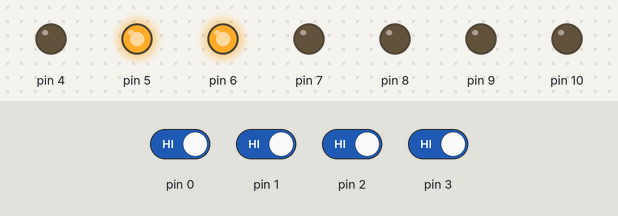
Bench run of a sketch on a simulated Arduino Uno, built with avr-gcc and run on an emulated ATmega328P. Shown: output pins drawn as LEDs (lit = HIGH). The test bench sets the inputs (shaded band); at power-on: pin 0–3 HIGH.

Above: at 1.2 s.
1.3 s: pin 0 driven LOW and pin 1 driven LOW and pin 2 driven LOW and pin 3 driven LOW
At 2.2 s:
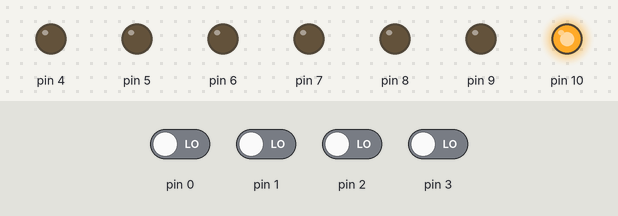
2.8 s: pin 0 driven HIGH
At 3.3 s:
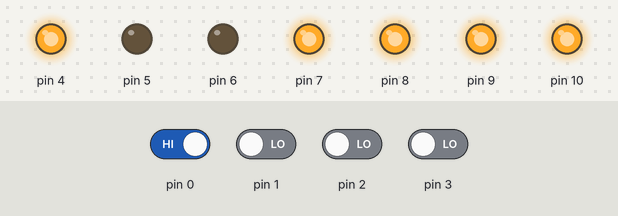
4.3 s: pin 0 driven LOW
At 5.7 s:
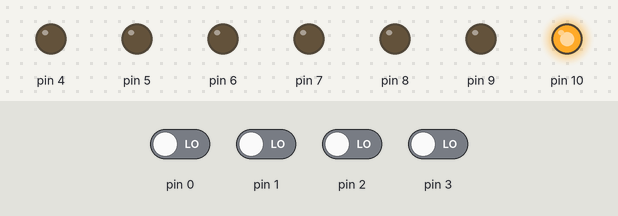
Timing chart, 0 to 7.3 s (numbered marks = the images above; inputs shaded):
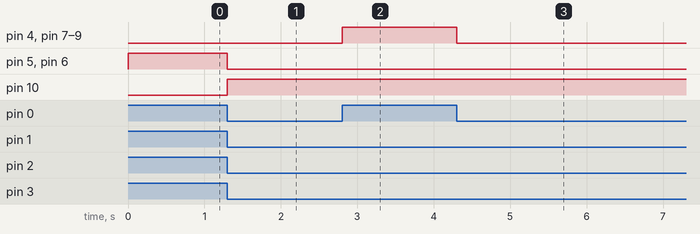

The sketch:

anodo.ino
```cpp
int uno = 0;
int dos = 0;
int cuatro = 0;
int ocho = 0;

void setup()
{
  pinMode(0,INPUT);
  pinMode(1,INPUT);
  pinMode(2,INPUT);
  pinMode(3,INPUT);

  pinMode(4,OUTPUT);//A
  pinMode(5,OUTPUT);//B
  pinMode(6,OUTPUT);//C
  pinMode(7,OUTPUT);//D
  pinMode(8,OUTPUT);//E
  pinMode(9,OUTPUT);//F
  pinMode(10,OUTPUT);//G
}

void loop()
{
  uno = digitalRead(0);
  dos = digitalRead(1);
  cuatro = digitalRead(2);
  ocho = digitalRead(3);

  if(uno == LOW && dos == LOW && cuatro == LOW && ocho == LOW)
  {
    digitalWrite(4,LOW);//A
  	digitalWrite(5,LOW);//B
  	digitalWrite(6,LOW);//C
  	digitalWrite(7,LOW);//D
  	digitalWrite(8,LOW);//E
  	digitalWrite(9,LOW);//F
  	digitalWrite(10,HIGH);//G
  }
  else if(uno == HIGH && dos == LOW && cuatro == LOW && ocho == LOW)
  {
    digitalWrite(4,HIGH);//A
  	digitalWrite(5,LOW);//B
  	digitalWrite(6,LOW);//C
  	digitalWrite(7,HIGH);//D
  	digitalWrite(8,HIGH);//E
  	digitalWrite(9,HIGH);//F
  	digitalWrite(10,HIGH);//G
  }
  else
  {
    digitalWrite(4,LOW);//A
  	digitalWrite(5,HIGH);//B
  	digitalWrite(6,HIGH);//C
  	digitalWrite(7,LOW);//D
  	digitalWrite(8,LOW);//E
  	digitalWrite(9,LOW);//F
  	digitalWrite(10,LOW);//G
  }
}
```

Measured:
- after the input at 1.3 s, pin 5, pin 6: HIGH → LOW at once; pin 10: LOW → HIGH at once
- after the input at 2.8 s, pin 4, pin 7–9: LOW → HIGH at once
- after the input at 4.3 s, pin 4, pin 7–9: HIGH → LOW at once
